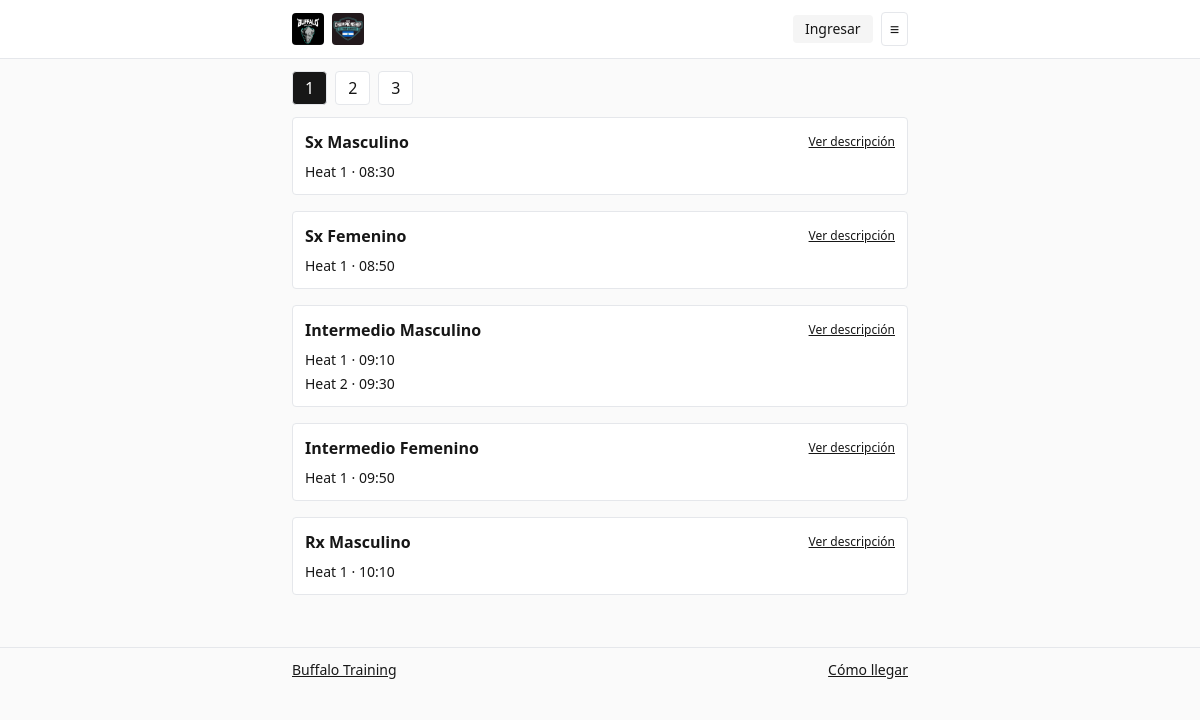
The app's page /horario with its own data.
### core/models.py (models this page shows, shortened)
class Division(models.Model):
    SEX_CHOICES = (('M','Masculino'), ('F','Femenino'))
    CAT_CHOICES = (('sx','Sx'), ('intermedio','Intermedio'), ('rx','Rx'))
    sex = models.CharField(max_length=1, choices=SEX_CHOICES)
    category = models.CharField(max_length=12, choices=CAT_CHOICES)
    display_name = models.CharField(max_length=40)
    sort_order = models.PositiveIntegerField(default=0)
    class Meta:
        unique_together = ('sex','category')
        ordering = ['sort_order']

class Heat(models.Model):
    event = models.ForeignKey(Event, on_delete=models.CASCADE)
    division = models.ForeignKey(Division, on_delete=models.PROTECT)
    number = models.PositiveSmallIntegerField()     # Heat 1, 2…
    start_time = models.DateTimeField()
    lane_count = models.PositiveSmallIntegerField(default=8)
    class Meta:
        unique_together = ('event','division','number')
        ordering = ['start_time']

### core/views.py (the view)
# urls.py: path('horario', views.horario, name='horario'),
def horario(request):
    event_num = int(request.GET.get('event', 1))
    event = get_object_or_404(Event, number=event_num)
    heats = Heat.objects.filter(event=event).select_related('division').order_by('division__sort_order','start_time')
    return render(request, 'public/horario.html', {'event': event, 'heats': heats})

### templates/public/horario.html (shortened to what this page needs)
{% extends 'base.html' %}
{% block content %}
  <div class="flex gap-2 mb-3">
    <a class="px-3 py-1 rounded border {% if event.number == 1 %}bg-neutral-900 text-white{% else %}bg-white{% endif %}"
       href="/horario?event=1">1</a>
    <a class="px-3 py-1 rounded border {% if event.number == 2 %}bg-neutral-900 text-white{% else %}bg-white{% endif %}"
       href="/horario?event=2">2</a>
    <a class="px-3 py-1 rounded border {% if event.number == 3 %}bg-neutral-900 text-white{% else %}bg-white{% endif %}"
       href="/horario?event=3">3</a>
  </div>
  {% regroup heats by division as by_div %}
  <div class="space-y-4">
    {% for group in by_div %}
      <div class="p-3 rounded border bg-white">
        <div class="flex items-center">
          <h2 class="font-semibold">{{ group.grouper.display_name }}</h2>
          <a
            href="{% url 'eventos' %}?event={{ event.number }}&cat={{ group.grouper.category }}&sexo={{ group.grouper.sex }}"
            class="ml-auto text-xs underline hover:no-underline"
          >
            Ver descripción
          </a>
        </div>
        <ul class="mt-2 space-y-1 text-sm">
          {% for h in group.list %}
            <li>Heat {{ h.number }} · {{ h.start_time|time:"H:i" }}</li>
          {% endfor %}
        </ul>
      </div>
    {% empty %}
      <p class="text-sm text-neutral-500">Sin heats.</p>
    {% endfor %}
  </div>
{% endblock %}

### records on screen
Division: grouper.display_name "Sx Masculino"
Heat: number "1", start_time "08:30"
Division: grouper.display_name "Sx Femenino"
Heat: number "1", start_time "08:50"
Division: grouper.display_name "Intermedio Masculino"
Heat: number "1", start_time "09:10"
Heat: number "2", start_time "09:30"
Division: grouper.display_name "Intermedio Femenino"
Heat: number "1", start_time "09:50"
Division: grouper.display_name "Rx Masculino"
Heat: number "1", start_time "10:10"
